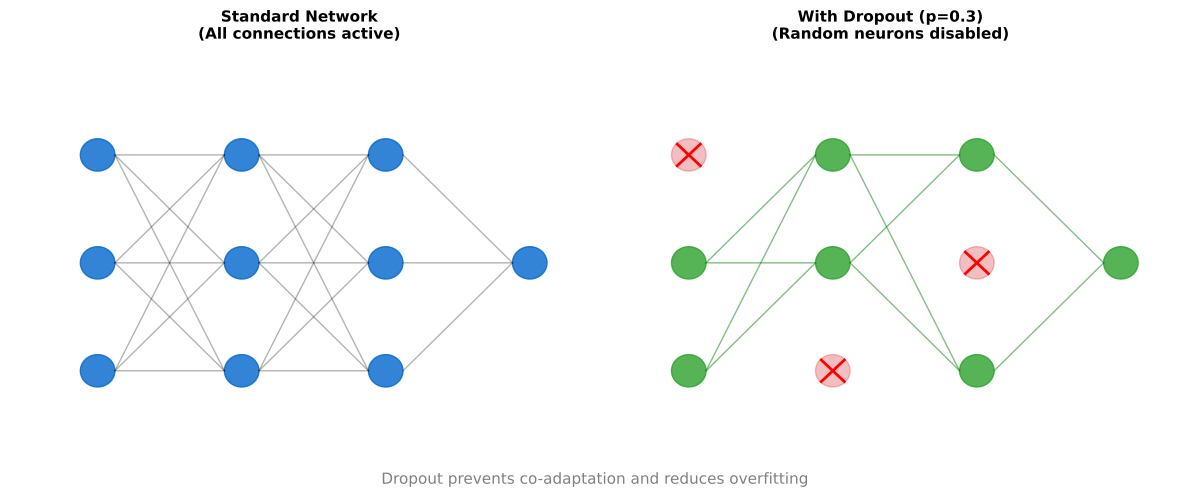

This chart was generated by the following Python code:
CHART_METADATA = {
    'title': 'Dropout Visualization',
    'url': 'https://github.com/QuantLet/neural-networks-introduction/tree/main/dropout_visualization'
}

import matplotlib.pyplot as plt
import numpy as np

mlpurple = '#3333B2'
mlblue = '#0066CC'
mlorange = '#FF7F0E'
mlgreen = '#2CA02C'
mlred = '#D62728'
mlgray = '#7F7F7F'

fig, axes = plt.subplots(1, 2, figsize=(12, 5))

# Left: Without dropout
ax1 = axes[0]
ax1.set_xlim(0, 10)
ax1.set_ylim(0, 8)
ax1.axis('off')

layers = [[2, 4, 6], [2, 4, 6], [2, 4, 6], [4]]
x_pos = [1.5, 4, 6.5, 9]

for i, (x, layer) in enumerate(zip(x_pos, layers)):
    for y in layer:
        circle = plt.Circle((x, y), 0.3, color=mlblue, alpha=0.8)
        ax1.add_patch(circle)

# Draw all connections
for i in range(len(x_pos)-1):
    for y1 in layers[i]:
        for y2 in layers[i+1]:
            ax1.plot([x_pos[i]+0.3, x_pos[i+1]-0.3], [y1, y2], 'k-', alpha=0.3, lw=1)

ax1.set_title('Standard Network\n(All connections active)', fontsize=11, fontweight='bold')

# Right: With dropout
ax2 = axes[1]
ax2.set_xlim(0, 10)
ax2.set_ylim(0, 8)
ax2.axis('off')

np.random.seed(42)
dropout_mask = [[True, True, False], [False, True, True], [True, False, True], [True]]

for i, (x, layer, mask) in enumerate(zip(x_pos, layers, dropout_mask)):
    for y, active in zip(layer, mask):
        if active:
            circle = plt.Circle((x, y), 0.3, color=mlgreen, alpha=0.8)
        else:
            circle = plt.Circle((x, y), 0.3, color=mlred, alpha=0.3)
            ax2.plot([x-0.2, x+0.2], [y-0.2, y+0.2], 'r-', lw=2)
            ax2.plot([x-0.2, x+0.2], [y+0.2, y-0.2], 'r-', lw=2)
        ax2.add_patch(circle)

# Draw only active connections
for i in range(len(x_pos)-1):
    for j, y1 in enumerate(layers[i]):
        for k, y2 in enumerate(layers[i+1]):
            if dropout_mask[i][j] and dropout_mask[i+1][k]:
                ax2.plot([x_pos[i]+0.3, x_pos[i+1]-0.3], [y1, y2], 'g-', alpha=0.5, lw=1)

ax2.set_title('With Dropout (p=0.3)\n(Random neurons disabled)', fontsize=11, fontweight='bold')

# Legend
fig.text(0.5, 0.02, 'Dropout prevents co-adaptation and reduces overfitting',
         ha='center', fontsize=11, color=mlgray)

plt.tight_layout()
plt.savefig('dropout_visualization.pdf', bbox_inches='tight', dpi=300)
plt.savefig('dropout_visualization.png', bbox_inches='tight', dpi=300)
plt.close()
print("Generated: dropout_visualization.pdf")
